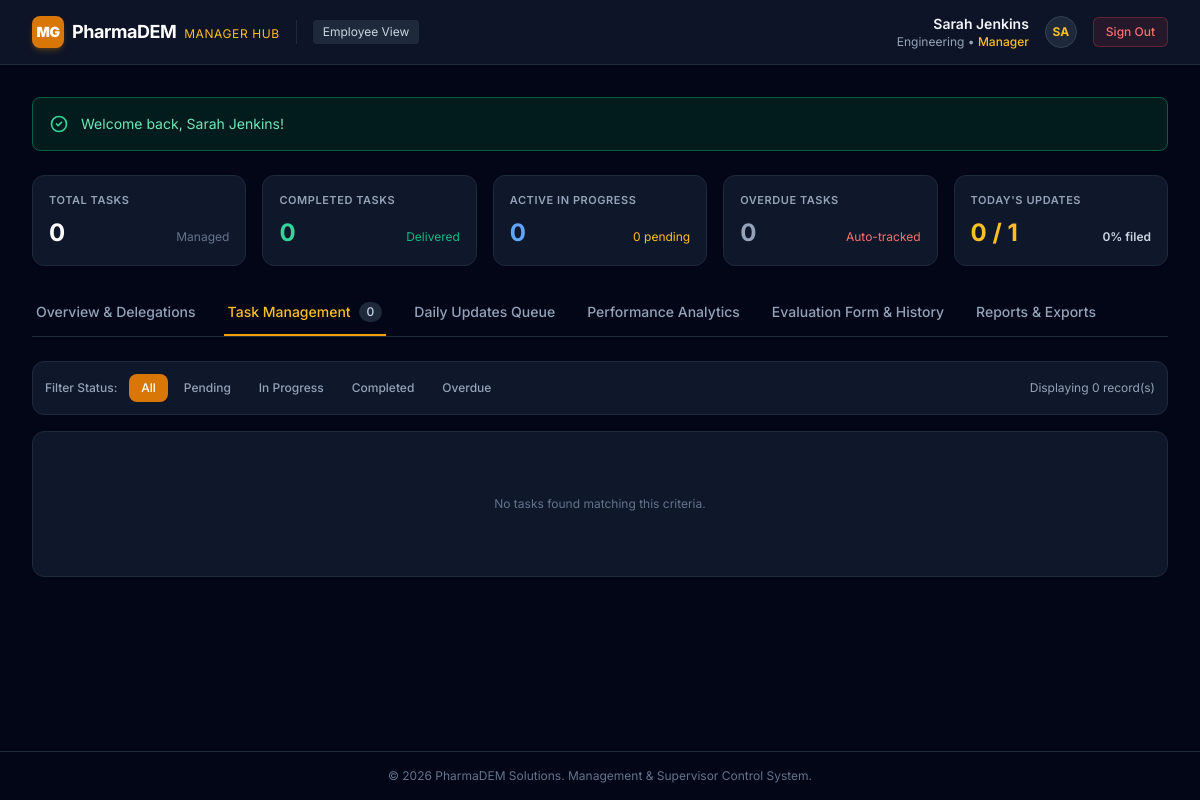
The page /manager/dashboard.php?tab=tasks (signed in) on the database its author committed.
### tables this page shows
CREATE TABLE `users` (
    `id` INT UNSIGNED AUTO_INCREMENT PRIMARY KEY,
    `name` VARCHAR(100) NOT NULL,
    `email` VARCHAR(150) NOT NULL UNIQUE,
    `password` VARCHAR(255) NOT NULL,
    `role` ENUM('Admin', 'Manager', 'Employee') NOT NULL DEFAULT 'Employee',
    `department_id` INT UNSIGNED DEFAULT NULL,
    `status` ENUM('Active', 'Inactive', 'Suspended') NOT NULL DEFAULT 'Active',
    `created_at` TIMESTAMP DEFAULT CURRENT_TIMESTAMP,
    `updated_at` TIMESTAMP DEFAULT CURRENT_TIMESTAMP ON UPDATE CURRENT_TIMESTAMP,
    
    CONSTRAINT `fk_users_department` 
        FOREIGN KEY (`department_id`) 
        REFERENCES `departments` (`id`) 
        ON DELETE SET NULL 
        ON UPDATE CASCADE
);

CREATE TABLE `departments` (
    `id` INT UNSIGNED AUTO_INCREMENT PRIMARY KEY,
    `name` VARCHAR(100) NOT NULL UNIQUE,
    `description` VARCHAR(255) DEFAULT NULL,
    `created_at` TIMESTAMP DEFAULT CURRENT_TIMESTAMP
);

### public/manager/dashboard.php (the view, shortened to what the rows shown need)
<?php
require_once dirname(__DIR__, 2) . '/src/autoload.php';
$currentUser = Auth::user();
$departmentFilter = ($currentUser['role'] === 'Manager' && !empty($currentUser['department_id']))
    ? (int) $currentUser['department_id']
    : null;
$submissionMetrics = DailyUpdate::getTodaySubmissionMetrics($departmentFilter);
$assignableUsers = User::getAllAssignable($departmentFilter);
?>
<!DOCTYPE html>
<html lang="en" class="h-full bg-slate-950 text-slate-100">
<head>
    <script src="https://cdn.tailwindcss.com"></script>
</head>
<body class="min-h-full flex flex-col bg-slate-950 text-slate-200 antialiased selection:bg-amber-600 selection:text-white">
    <header class="sticky top-0 z-40 w-full border-b border-slate-800 bg-slate-900/90 backdrop-blur">
        <div class="max-w-7xl mx-auto px-4 sm:px-6 lg:px-8 flex items-center justify-between h-16">
            <div class="flex items-center space-x-4">
                <div class="hidden sm:flex flex-col text-right">
                    <span class="text-sm font-semibold text-slate-100"><?= htmlspecialchars($currentUser['name']) ?></span>
                    <span class="text-xs text-slate-400"><?= htmlspecialchars($currentUser['department_name']) ?> &bull; <span class="text-amber-400 font-medium"><?= htmlspecialchars($currentUser['role']) ?></span></span>
                </div>
                <div class="w-8 h-8 rounded-full bg-slate-800 border border-slate-700 flex items-center justify-center text-amber-400 font-bold text-xs">
                    <?= htmlspecialchars(strtoupper(substr($currentUser['name'], 0, 2))) ?>
                </div>
                <a href="/logout.php" class="inline-flex items-center px-3 py-1.5 border border-red-500/30 text-xs font-medium rounded-md text-red-400 bg-red-500/10 hover:bg-red-500/20 transition">
                    Sign Out
                </a>
            </div>
        </div>
    </header>
</body>
</html>

### rows shown on the page
users: name "Sarah Jenkins", role "Manager", name "SA"
departments: name "Engineering"

### other values the page prints
$flashSuccess "Welcome back, Sarah Jenkins!"
$teamMetrics['total_tasks'] "0"
$teamMetrics['completed_tasks'] "0"
$teamMetrics['in_progress_tasks'] "0"
$teamMetrics['pending_tasks'] "0"
$teamMetrics['overdue_tasks'] "0"
$submissionMetrics['submitted_today'] "0"
$submissionMetrics['total_employees'] "1"
$submissionMetrics['compliance_percentage'] "0"
count($allTasks) "0"
$sKey "All"
$sKey "Pending"
$sKey "In Progress"
$sKey "Completed"
$sKey "Overdue"
